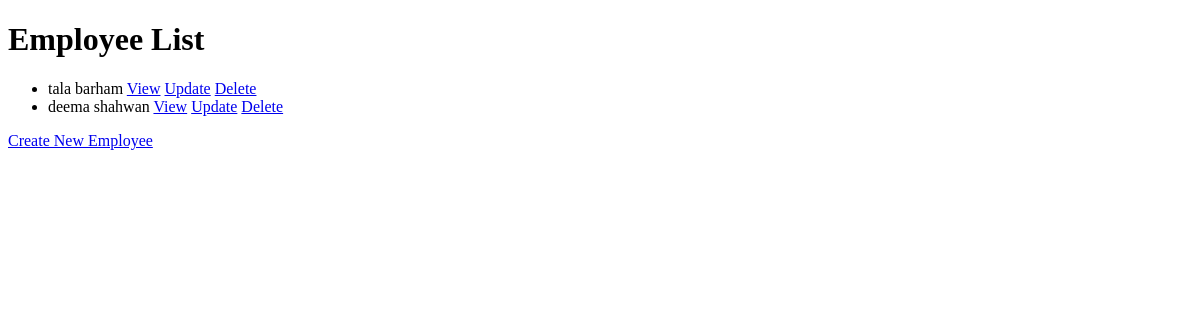
The app's page /employees/, older data.
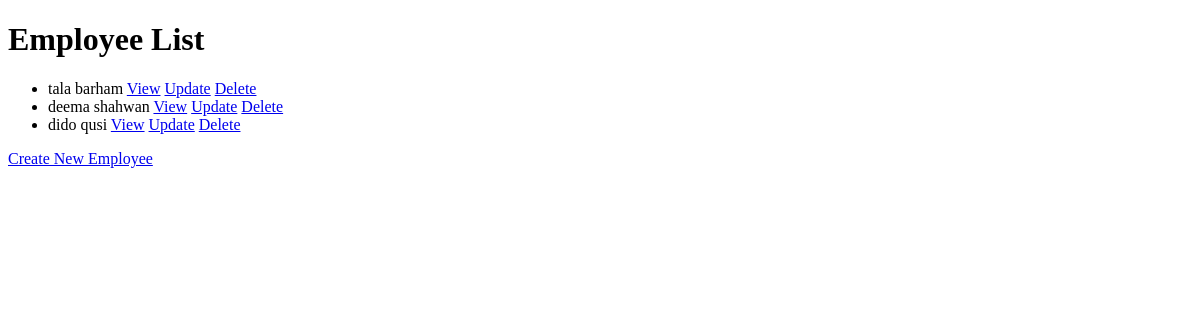
The same page, newer data.
### farm/models.py (models this page shows, shortened)
class Employee(models.Model):
    first_name = models.CharField(max_length=50)
    last_name = models.CharField(max_length=50)
    position=models.CharField(max_length=100)

### farm/views.py (the view)
# urls.py: path('employees/', views.employee_list, name='employee_list'),
def employee_list(request):
    return list_model(request, Employee, 'farm/employee_list.html', 'employees')

### farm/views.py (called while the page is built)
def list_model(request, model, template_name, context_name):
    items = model.objects.all()
    context = {context_name: items}
    return render(request, template_name, context)

### templates/farm/employee_list.html (shortened to what this page needs)
<!DOCTYPE html>
<html>
<head>
</head>
<body>
    <h1>Employee List</h1>
    <ul>
        {% for employee in employees %}
            <li>
                <span>{{ employee.first_name }} {{ employee.last_name }}</span>
                <a href="{% url 'employee_detail' employee.pk %}">View</a>
                <a href="{% url 'employee_update' employee.pk %}">Update</a>
                <a href="{% url 'employee_delete' employee.pk %}">Delete</a>
            </li>
        {% endfor %}
    </ul>
    <a href="{% url 'employee_create' %}">Create New Employee</a>
</body>
</html>

Row changes from the older to the newer data that the page shows:
added Employee: first_name "dido", last_name "qusi"
